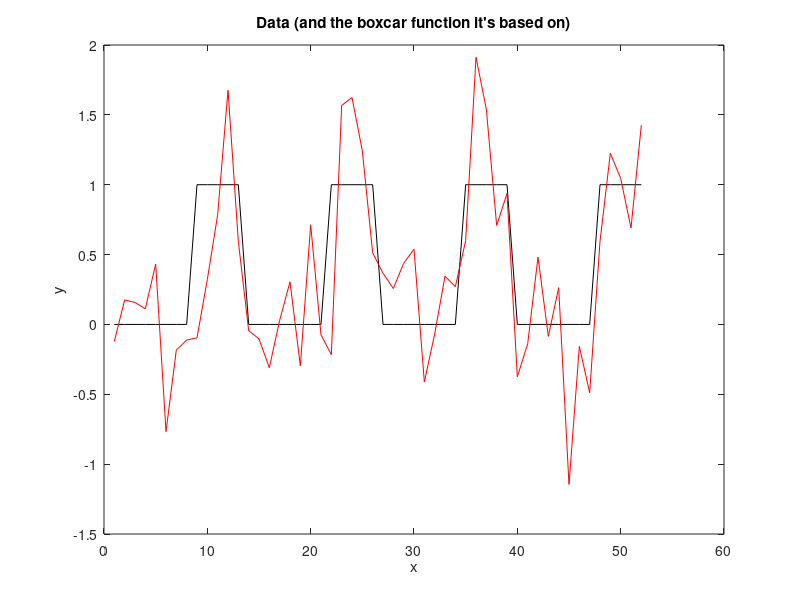

Reproduce this figure in MATLAB. (Note: this script raises an error after producing the figure.)
% Test impact of regressors and scaling on beta estimation.
%
% Requires glm.m F2R.m and t2p.m (from Rik Henson), and SPM
%
% Jonathan Peelle
% First version: March 2018


close all
clear all


noiseScale = 0.5;

badScans = [20];


%% generate data

% (This could be random data but I'm just adding noise to a simple function
% so that it looks sort of like a block design fMRI study...)

boxCar = repmat([zeros(8,1); ones(5,1)], 4, 1);
Y = boxCar + noiseScale*randn(length(boxCar),1)
t = 1:length(Y);

figure
plot(t, boxCar, 'k-');
hold on
plot(t, Y, 'r-');
xlabel('x')
ylabel('y')
title('Data (and the boxcar function it''s based on)')


%% generate models X{1} = model 1, titleText{1} = title for model 1...

%---- model 1

X{1} = ones(length(boxCar), 2);
X{1}(:,1) = boxCar;

% Fit GLM
[t,F,p,R2,B] = glm(X{1}, Y, [1 0], 0);
Yhat = X{1}*B;
resids = Y - Yhat;

titleText{1} = sprintf('Model 1: predictor of interest (beta1 = %.3f, resids = %.3f)', B(1), mean(resids));



%---- model 2: model out some weird scans

X{2} = ones(length(boxCar), 3);
X{2}(:,1) = boxCar;
X{2}(:,2) = 0;
X{2}(badScans,2) = 1;

% Fit GLM
[t,F,p,R2,B] = glm(X{2}, Y, [1 0 0], 0);
Yhat = X{2}*B;
resids = Y - Yhat;

titleText{2} = sprintf('Model 2: badScans (beta1 = %.3f, resids = %.3f)', B(1), mean(resids));



%---- model 3: model out some weird scans, but not with 0/1

X{3} = X{2};
X{3}(:,2) = X{3}(:,2) + 1;

% Fit GLM
[t,F,p,R2,B] = glm(X{2}, Y, [1 0 0], 0);
Yhat = X{3}*B;
resids = Y - Yhat;

titleText{3} = sprintf('Model 3: badScans (non binary) (beta1 = %.3f, resids = %.3f)', B(1), mean(resids));



%---- model 4: same model, but add noise to the weird time point

YY = Y;
YY(badScans) = 1000000;

X{4} = X{2};

% Fit GLM
[t,F,p,R2,B] = glm(X{2}, Y, [1 0 0], 0);
Yhat = X{4}*B;
resids = Y - Yhat;

titleText{4} = sprintf('Model 4: same model, spike data (beta1 = %.3f, resids = %.3f)', B(1), mean(resids));







%% Plot all the models

figure
for mInd = 1:length(X)
   subplot(1, length(X), mInd);
   imagesc(X{mInd});
   title(titleText{mInd});
    colormap bone
    
    
end






